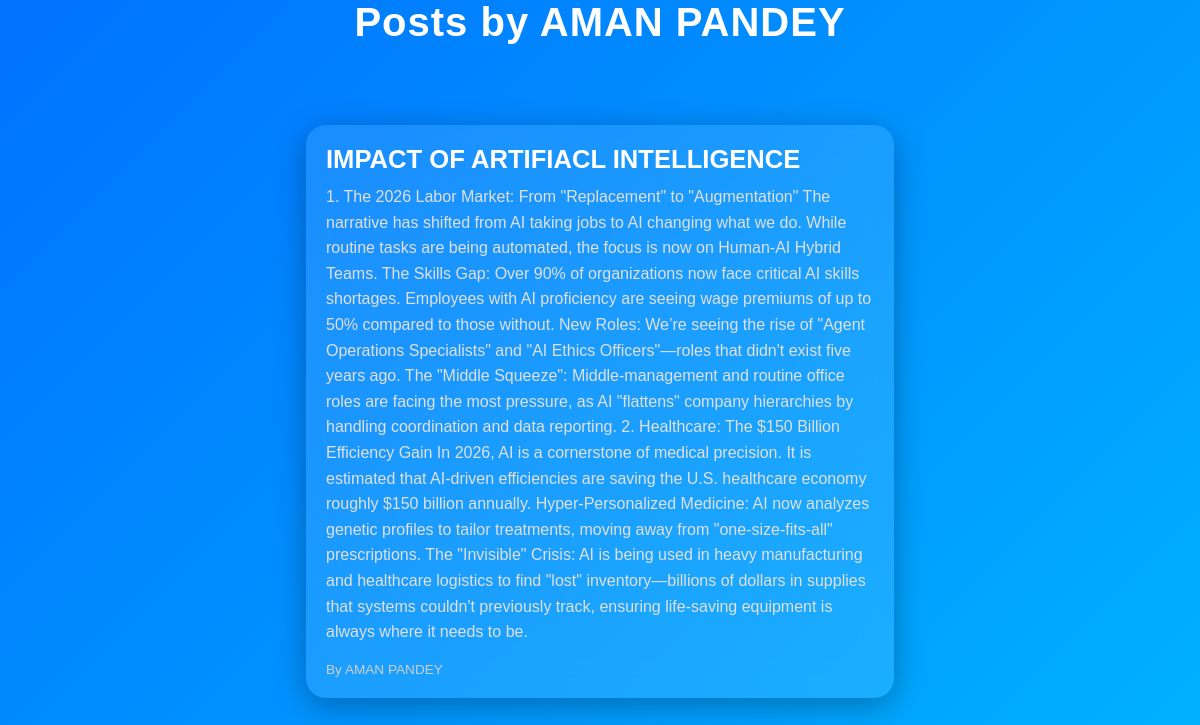
Page /author/1/ on the committed database.
### blog/models.py (models this page shows, shortened)
class Profile(models.Model):
    name = models.CharField(max_length=100)
    education = models.CharField(max_length=100)
    age = models.PositiveIntegerField()

class Post(models.Model):
    title = models.CharField(max_length=100)
    content = models.TextField()
    author = models.ForeignKey(Profile, on_delete=models.CASCADE)
    created = models.DateTimeField(auto_now_add=True)

### blog/views.py (the view)
# urls.py: path('author/<int:id>/', views.author_posts, name='author_posts'),
def author_posts(request, id):
    profile = get_object_or_404(Profile, id=id)
    posts = Post.objects.filter(author=profile)
    return render(request, 'blog/author_posts.html', {
        'profile': profile,
        'posts': posts
    })

### blog/templates/blog/author_posts.html (shortened to what this page needs)
<!DOCTYPE html>
<html>
<head>
    {% load static %}
    <link rel="stylesheet" href="{% static 'blog/css/style.css' %}">
</head>
<body>
    <h2 class="main-title">Posts by {{ profile.name }}</h2>
    <div class="container">
        {% if posts %}
            {% for post in posts %}
                <div class="blog-card">
                    <h2>{{ post.title }}</h2>
                    <p class="content">
                        {{ post.content }}
                    </p>
                    <small class="author">
                        By {{ profile.name }}
                    </small>
                </div>
            {% endfor %}
        {% else %}
            <p style="text-align:center;">No posts by this author 😅</p>
        {% endif %}
    </div>
</body>
</html>

### blog/static/blog/css/style.css (style rules this page uses)
* { margin: 0; padding: 0; box-sizing: border-box; }
body { margin: 0; font-family: 'Poppins', sans-serif; background: linear-gradient(-45deg, #1d2671, #c33764, #00c6ff, #0072ff); background-size: 400% 400%; animation: gradientBG 12s ease infinite; color: white; }
.container { width: 90%; max-width: 900px; margin: auto; padding: 30px; }
.main-title { text-align: center; font-size: 2.5rem; margin-bottom: 30px; letter-spacing: 1px; animation: fadeIn 1s ease-in-out; }
.blog-card { background: rgba(255, 255, 255, 0.1); backdrop-filter: blur(15px); border-radius: 20px; padding: 20px; margin: 20px auto; width: 70%; color: white; box-shadow: 0 8px 32px rgba(0,0,0,0.3); transition: 0.3s ease; }
.blog-card h2 { font-size: 1.6rem; margin-bottom: 10px; color: #ffffff; }
.content { font-size: 1rem; line-height: 1.6; color: #e0e0e0; margin-bottom: 15px; }
.author { font-size: 0.85rem; color: #cfcfcf; }

### rows in the picture
Profile: name "AMAN PANDEY"
Post: title "IMPACT OF ARTIFIACL INTELLIGENCE", content "1. The 2026 Labor Market: From \"Replacement\" to \"Augmentation\" The narrative has shifted from AI taking jobs to AI changing what we do. While routine tasks are being automated, the focus is now on Human-AI Hybrid Teams. The Skills Gap: Over 90% of organizations now face critical AI skills shortages. Employees with AI proficiency are seeing wage premiums of up to 50% compared to those without. New Roles: We’re seeing the rise of \"Agent Operations Specialists\" and \"AI Ethics Officers\"—roles that didn't exist five years ago. The \"Middle Squeeze\": Middle-management and routine office roles are facing the most pressure, as AI \"flattens\" company hierarchies by handling coordination and data…"
